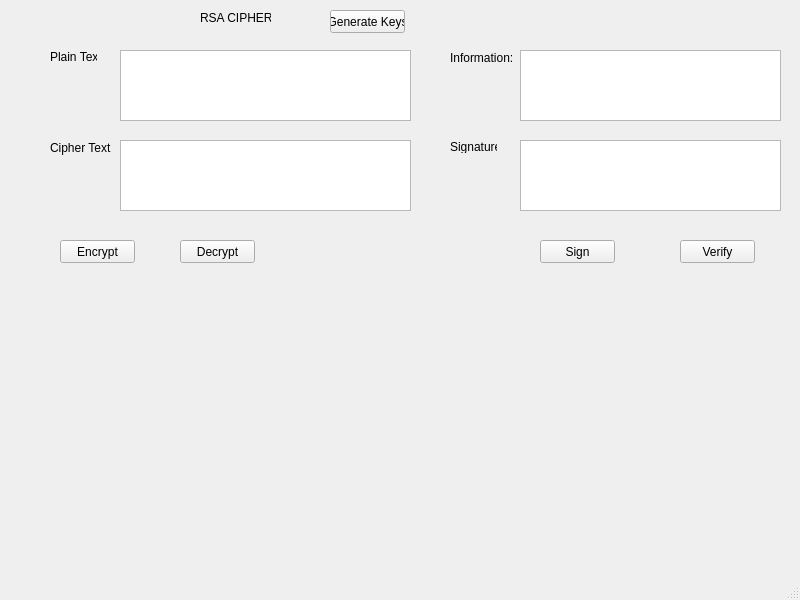
<?xml version="1.0" encoding="UTF-8"?>
<ui version="4.0">
 <class>MainWindow</class>
 <widget class="QMainWindow" name="MainWindow">
  <property name="geometry">
   <rect>
    <x>0</x>
    <y>0</y>
    <width>800</width>
    <height>600</height>
   </rect>
  </property>
  <property name="windowTitle">
   <string>MainWindow</string>
  </property>
  <widget class="QWidget" name="centralwidget">
   <widget class="QLabel" name="label">
    <property name="geometry">
     <rect>
      <x>200</x>
      <y>10</y>
      <width>71</width>
      <height>16</height>
     </rect>
    </property>
    <property name="text">
     <string>RSA CIPHER</string>
    </property>
   </widget>
   <widget class="QLabel" name="label_2">
    <property name="geometry">
     <rect>
      <x>50</x>
      <y>50</y>
      <width>47</width>
      <height>13</height>
     </rect>
    </property>
    <property name="text">
     <string>Plain Text:</string>
    </property>
   </widget>
   <widget class="QPlainTextEdit" name="txt_plain_text">
    <property name="geometry">
     <rect>
      <x>120</x>
      <y>50</y>
      <width>291</width>
      <height>71</height>
     </rect>
    </property>
   </widget>
   <widget class="QLabel" name="label_3">
    <property name="geometry">
     <rect>
      <x>450</x>
      <y>50</y>
      <width>71</width>
      <height>16</height>
     </rect>
    </property>
    <property name="text">
     <string>Information:</string>
    </property>
   </widget>
   <widget class="QPlainTextEdit" name="txt_info">
    <property name="geometry">
     <rect>
      <x>520</x>
      <y>50</y>
      <width>261</width>
      <height>71</height>
     </rect>
    </property>
   </widget>
   <widget class="QPlainTextEdit" name="txt_cipher_text">
    <property name="geometry">
     <rect>
      <x>120</x>
      <y>140</y>
      <width>291</width>
      <height>71</height>
     </rect>
    </property>
   </widget>
   <widget class="QLabel" name="label_4">
    <property name="geometry">
     <rect>
      <x>50</x>
      <y>140</y>
      <width>61</width>
      <height>16</height>
     </rect>
    </property>
    <property name="text">
     <string>Cipher Text:</string>
    </property>
   </widget>
   <widget class="QLabel" name="label_5">
    <property name="geometry">
     <rect>
      <x>450</x>
      <y>140</y>
      <width>47</width>
      <height>13</height>
     </rect>
    </property>
    <property name="text">
     <string>Signature</string>
    </property>
   </widget>
   <widget class="QPlainTextEdit" name="txt_sign">
    <property name="geometry">
     <rect>
      <x>520</x>
      <y>140</y>
      <width>261</width>
      <height>71</height>
     </rect>
    </property>
   </widget>
   <widget class="QPushButton" name="btn_encrypt">
    <property name="geometry">
     <rect>
      <x>60</x>
      <y>240</y>
      <width>75</width>
      <height>23</height>
     </rect>
    </property>
    <property name="text">
     <string>Encrypt</string>
    </property>
   </widget>
   <widget class="QPushButton" name="btn_decrypt">
    <property name="geometry">
     <rect>
      <x>180</x>
      <y>240</y>
      <width>75</width>
      <height>23</height>
     </rect>
    </property>
    <property name="text">
     <string>Decrypt</string>
    </property>
   </widget>
   <widget class="QPushButton" name="btn_sign">
    <property name="geometry">
     <rect>
      <x>540</x>
      <y>240</y>
      <width>75</width>
      <height>23</height>
     </rect>
    </property>
    <property name="text">
     <string>Sign</string>
    </property>
   </widget>
   <widget class="QPushButton" name="btn_verify">
    <property name="geometry">
     <rect>
      <x>680</x>
      <y>240</y>
      <width>75</width>
      <height>23</height>
     </rect>
    </property>
    <property name="text">
     <string>Verify</string>
    </property>
   </widget>
   <widget class="QPushButton" name="btn_gen_keys">
    <property name="geometry">
     <rect>
      <x>330</x>
      <y>10</y>
      <width>75</width>
      <height>23</height>
     </rect>
    </property>
    <property name="text">
     <string>Generate Keys</string>
    </property>
   </widget>
  </widget>
  <widget class="QMenuBar" name="menubar">
   <property name="geometry">
    <rect>
     <x>0</x>
     <y>0</y>
     <width>800</width>
     <height>21</height>
    </rect>
   </property>
  </widget>
  <widget class="QStatusBar" name="statusbar"/>
 </widget>
 <resources/>
 <connections/>
</ui>
